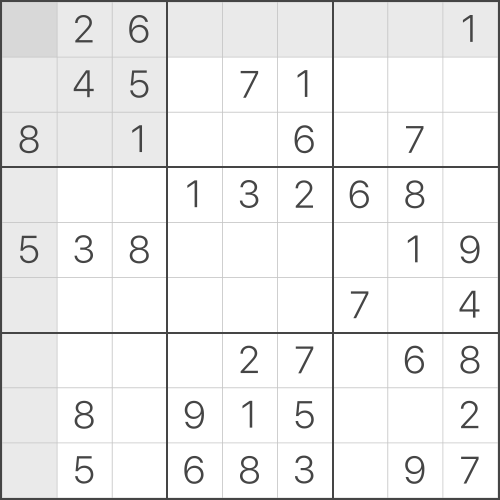
#> input picture ocr/images/img01.png, 999 x 999 px (shown at 1/2 size); its folder holds 4 pictures in this run
$ python trim.py
#> lines starting #> are read from the running program, lines starting #| are printed output that depends on the picture
### ocr/input.py
def names():
    fs = range(1, 23)
    return list(map(lambda f: f"img{f:02d}", fs))

### ocr/trim.py
from PIL import Image
import numpy as np
from input import names

def main():
    for name in names():
        trim_img(f"images/{name}.png")
#> in trim_img, img is the input picture: PIL image 999x999 L; min 69, max 255, mean 238.6
#> in trim, `return img[top:bottom, first:last]`:
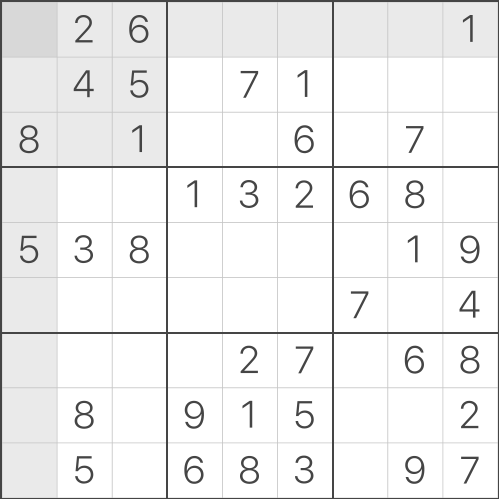
#> returned value: shape (998, 998) (shown at 1/2 size); min 69, max 255, mean 239
#> pass 2 of the loop in main, `for name in names():`:
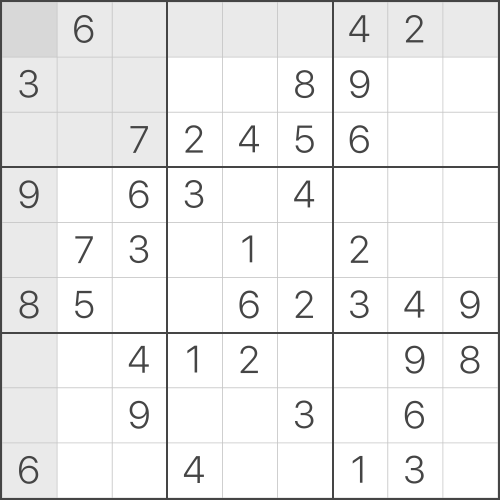
#> input picture ocr/images/img02.png, 999 x 999 px (shown at 1/2 size)
#> in trim_img, img is the input picture: PIL image 999x999 L; min 69, max 255, mean 238.4
#> in trim (call 2), `return img[top:bottom, first:last]`:
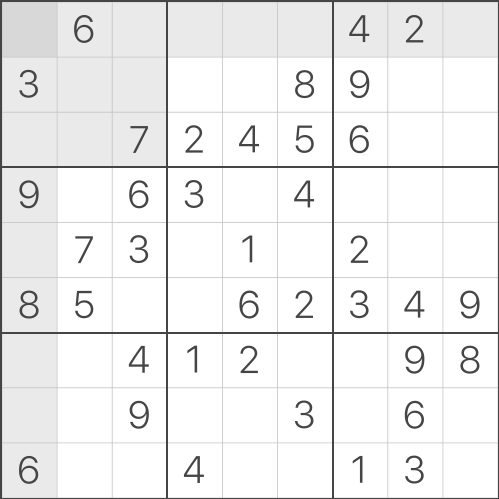
#> returned value: shape (998, 998) (shown at 1/2 size); min 69, max 255, mean 238.8
#> pass 3 of the loop in main, `for name in names():`:
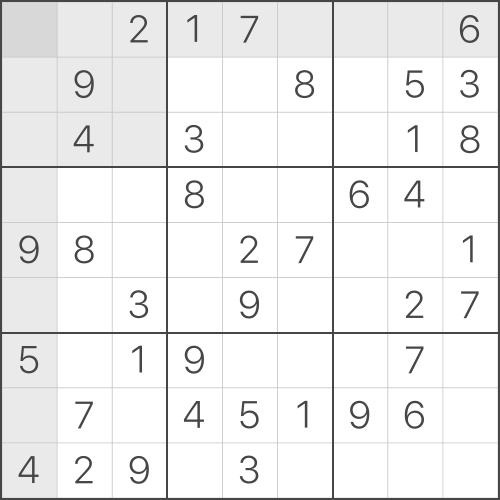
#> input picture ocr/images/img03.png, 999 x 999 px (shown at 1/2 size)
#> in trim_img, img is the input picture: PIL image 999x999 L; min 70, max 255, mean 238.7
#> in trim (call 3), `return img[top:bottom, first:last]`:
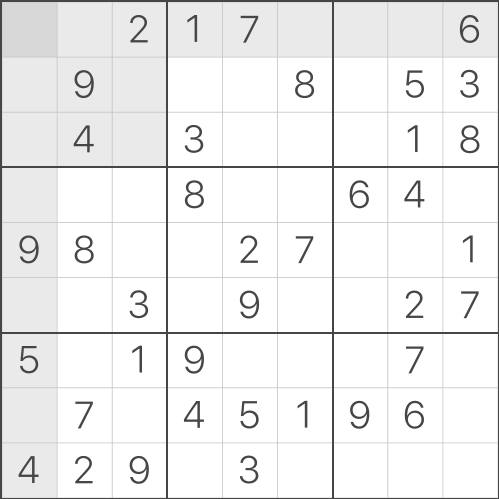
#> returned value: shape (998, 998) (shown at 1/2 size); min 70, max 255, mean 239
#> the loop made 5 passes; the first 3 are shown

def trim_img(filename):
#> (the run stopped early here; a loop or call above may not have finished)
